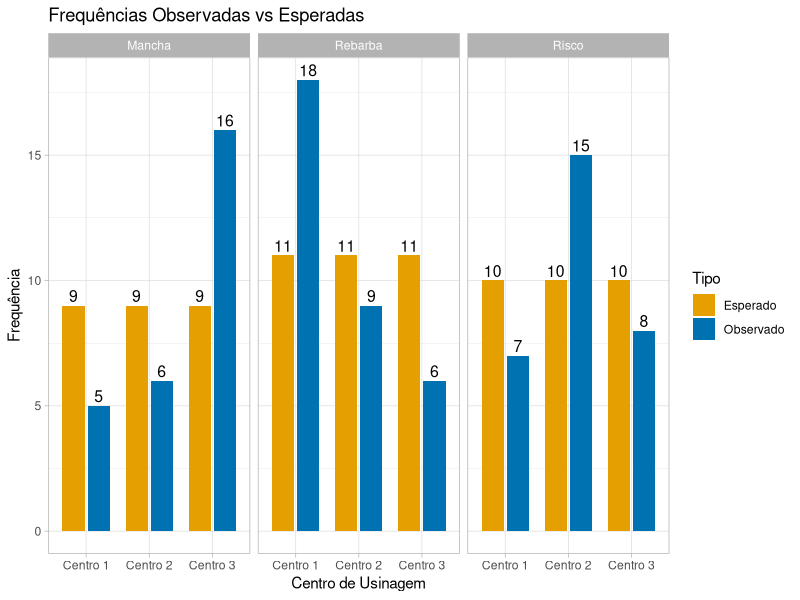
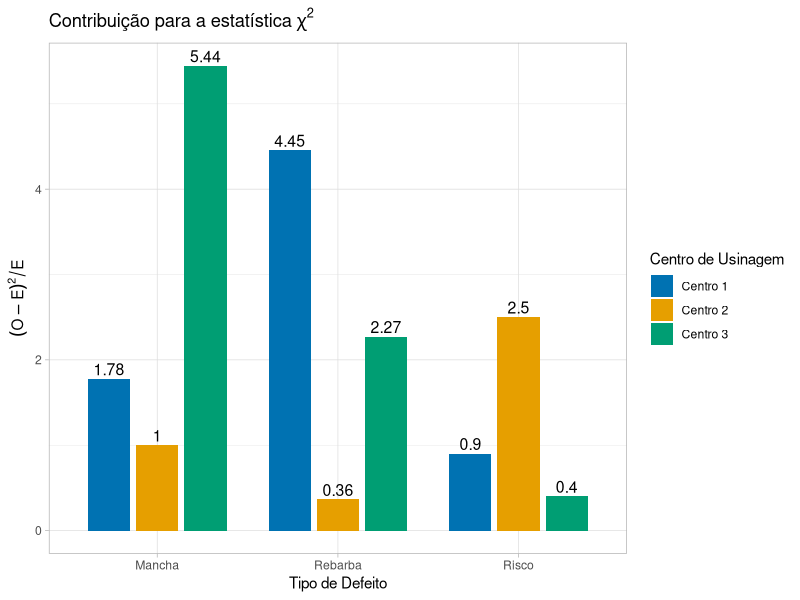

Here is the R script that generated these plots, in order:
# Análise Qui-quadrado (Chi-squared) ----
## Arquivo: Qui-quadrado.xlsx ----

# Configurações ----

## Evita notação científica ----
options(scipen = 999, digits = 6)

## Paleta de Cores Okabe-Ito ----
okabe_ito <- c("#E69F00",  # laranja
               "#56B4E9",  # azul claro
               "#009E73",  # verde
               "#F0E442",  # amarelo
               "#0072B2",  # azul
               "#D55E00",  # vermelho
               "#CC79A7",  # roxo
               "#000000")  # preto

## Carrega pacotes necessários ----
library(ggplot2)
library(readxl)

## Importar dados ----
dados <- read_excel("Dados/Qui-quadrado.xlsx")

# Preparação dos dados ----

## Converte as variáveis categóricas para fator ----
dados$CentroUsinagem <- as.factor(dados$CentroUsinagem)
dados$TipoDefeito <- as.factor(dados$TipoDefeito)

## Cria a tabela de contingência a partir do arquivo ----
tabela_obs <- xtabs(
  Frequencia ~ CentroUsinagem + TipoDefeito,
  data = dados
)

tabela_obs

## Adição dos Totais ----
total_linha <- rowSums(tabela_obs)
total_coluna <- colSums(tabela_obs)
total_geral <- sum(tabela_obs)

## Calcular a tabela de valores esperados ----
tabela_esp <- outer(total_linha, total_coluna) / total_geral

## Mantém nomes de linhas e colunas ----
rownames(tabela_esp) <- rownames(tabela_obs)
colnames(tabela_esp) <- colnames(tabela_obs)

tabela_esp

# Análise Qui-quadrado ----

## Contribuição Qui-quadrado ----
chi_contrib <- (tabela_obs - tabela_esp)^2 / tabela_esp
chi_contrib

## Teste Qui-quadrado ----
teste_chi <- chisq.test(tabela_obs)
teste_chi

## Converte para data frame ----
obs_df <- as.data.frame(as.table(tabela_obs))
esp_df <- as.data.frame(as.table(tabela_esp))
chi_df <- as.data.frame(as.table(chi_contrib))

colnames(obs_df) <- c("Centro", "Defeito", "Valor")
colnames(esp_df) <- c("Centro", "Defeito", "Valor")
colnames(chi_df) <- c("Centro", "Defeito", "Chi2")

obs_df$Tipo <- "Observado"
esp_df$Tipo <- "Esperado"

dados_barras <- rbind(obs_df, esp_df)

## Gráfico Observado vs. Esperado ----
ggplot(dados_barras,
  aes(x = Centro, y = Valor, fill = Tipo)) +
  geom_col(position = position_dodge(width = 0.8), width = 0.7) +
  geom_text(
    aes(label = round(Valor, 2)),
        position = position_dodge(width = 0.8),
        vjust = -0.3,
        size = 4) +
  facet_wrap(~ Defeito) +
  scale_fill_manual(values = c(
      "Observado" = okabe_ito[5],   # azul
      "Esperado" = okabe_ito[1])) + # laranja
  labs(
    title = "Frequências Observadas vs Esperadas",
    x = "Centro de Usinagem", y = "Frequência", fill = "Tipo") +
  theme_light() +
  theme(legend.position = "right")

## Gráfico de Contribuição para χ² ----
ggplot(chi_df, aes(x = Defeito, y = Chi2, fill = Centro)) +
  geom_col(position = position_dodge(width = 0.8), width = 0.7) +
  geom_text(aes(label = round(Chi2, 2)),
            position = position_dodge(width = 0.8),
            vjust = -0.3, size = 4) +
  scale_fill_manual(
    values = c(
      "Centro 1" = okabe_ito[5],      # azul
      "Centro 2" = okabe_ito[1],      # laranja
      "Centro 3" = okabe_ito[3])) +   # verde
  labs(
    title = expression("Contribuição para a estatística " * chi^2),
    x = "Tipo de Defeito", y = expression((O - E)^2 / E),
    fill = "Centro de Usinagem") +
  theme_light() +
  theme(legend.position = "right")
